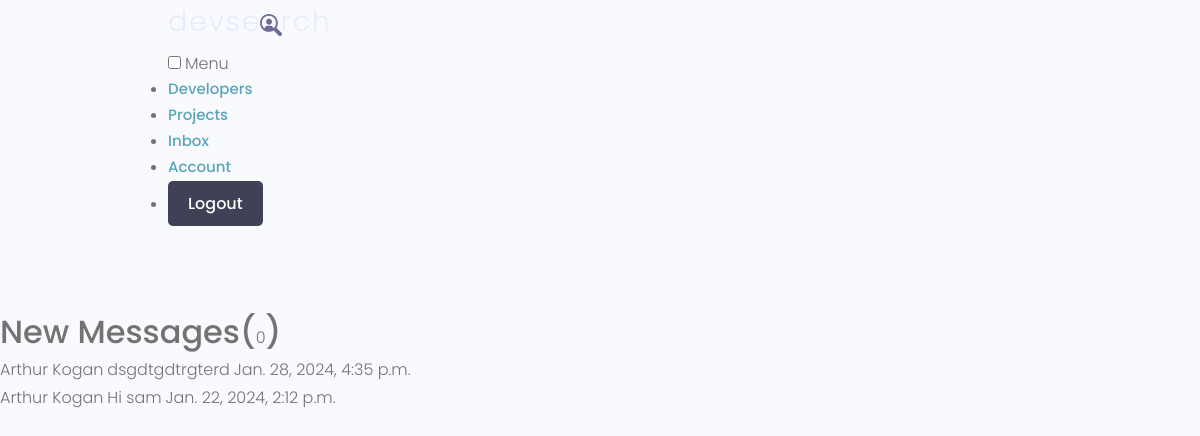
/inbox/ (signed in), run on the app's committed database.
### users/models.py (models this page shows, shortened)
class Message(models.Model):
    sender = models.ForeignKey(Profile, on_delete=models.SET_NULL, null=True, blank=True)
    recipient = models.ForeignKey(Profile, on_delete=models.SET_NULL, null=True, blank=True, related_name="messages")
    name = models.CharField(max_length=200, null=True, blank=True)
    email = models.EmailField(max_length=200, null=True, blank=True)
    subject = models.CharField(max_length=200, null=True, blank=True)
    body = models.TextField()
    is_read = models.BooleanField(default=False , null=True)
    created = models.DateTimeField(auto_now_add=True)
    id = models.UUIDField(default=uuid.uuid4, unique=True,
                          primary_key=True, editable=False)
    class Meta:
        ordering = ['is_read', '-created']

### users/views.py (the view)
# urls.py: path('inbox/', views.inbox, name="inbox"),
@login_required(login_url='login')
def inbox(request):
    profile = request.user.profile
    messagesRequests = profile.messages.all()
    unreadCount = messagesRequests.filter(is_read=False).count()
    context = {'messagesRequests':messagesRequests, 'unreadCount':unreadCount}
    return render(request,'users/inbox.html', context)

### users/templates/users/inbox.html
{% extends 'main.html' %}
{% block content %}
<main class="inbox my-xl">
  <div class="content-box">
    <h3 class="inbox__title">New Messages(<span>{{unreadCount}}</span>)</h3>
    <ul class="messages">
      {% for message in messagesRequests %}
      {% if message.is_read == False %}
        <li class="message message--unread">
      {% else %}
        <li class="message">
      {% endif %}
        <a href="{% url 'message' message.id %}">
          <span class="message__author">{{message.name}}</span>
          <span class="message__subject">{{message.subject}}</span>
          <span class="message__date">{{message.created}}</span>
        </a>
      </li>
      {% endfor %}
    </ul>
  </div>
</main>
{% endblock content %}

### static/uikit/styles/modules/_variables.css (style rules this page uses)
:root { --color-main: #5aa5b9; --color-main-light: #e6faff; --color-sub: #3f4156; --color-sub-light: #51546e; --color-sub-lighter: #ededfd; --color-text: #737373; --color-gray: #8b8b8b; --color-light: #e5e7eb; --color-light-gray: #767676; --color-bg: #f8fafd; --color-white: #fffefd; --color-white-light: #f3f3f3; --color-success: #359e64; --color-success-bg: #def8e8; --color-error: #fc4b0b; --color-error-bg: #fff2ee; --font-base: 'Poppins', arial, helvetica, 'Segoe UI', roboto, ubuntu, sans-serif; --font-monospace: 'Fira Code', 'Courier New', courier, monospace; --font-regular: 300; --font-medium: 500; --font-bold: 700; --generic-shadow: 1px 1px 5px #00000010; --generic-transition: all 0.3s ease-in-out; }

### static/uikit/styles/modules/_base.css (style rules this page uses)
* { margin: 0; padding: 0; box-sizing: border-box; text-rendering: optimizeLegibility; color: inherit; font-size: inherit; }
html { font-size: 50%; }
@media only screen and (min-width: 480px) { html { font-size: 56.25%; } }
@media only screen and (min-width: 1200px) { html { font-size: 62.5%; } }
body { line-height: 1.6; font-weight: 400; font-size: 1.5rem; color: var(--color-text); background-color: var(--color-bg); min-height: 100vh; }

### static/uikit/styles/modules/_typography.css (style rules this page uses)
* { font-family: var(--font-base); }
h3 { font-size: 3.2rem; font-weight: var(--font-medium); }
p, span, strong { font-size: 1.6rem; color: var(--color-text); font-weight: var(--font-regular); }
a { padding-bottom: 2px; text-decoration: none; display: inline-block; color: var(--color-main); font-weight: var(--font-medium); }

### static/uikit/styles/modules/_utilities.css (style rules this page uses)
.my-xl { margin: 8rem auto; }

### data on the page
Message: name "Arthur Kogan", subject "dsgdtgdtrgterd", created "Jan. 28, 2024, 4:35 p.m."
Message: name "Arthur Kogan", subject "Hi sam", created "Jan. 22, 2024, 2:12 p.m."

### other printed values
{{ unreadCount }} "0"
